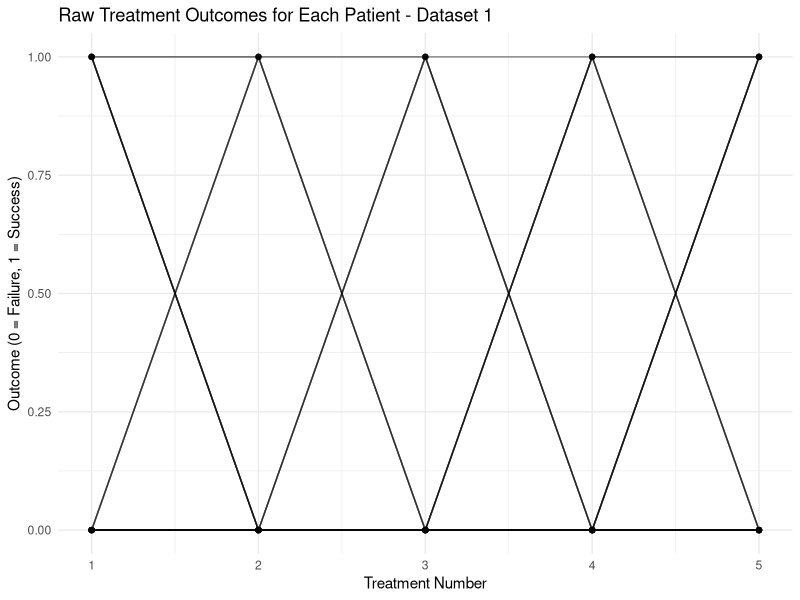
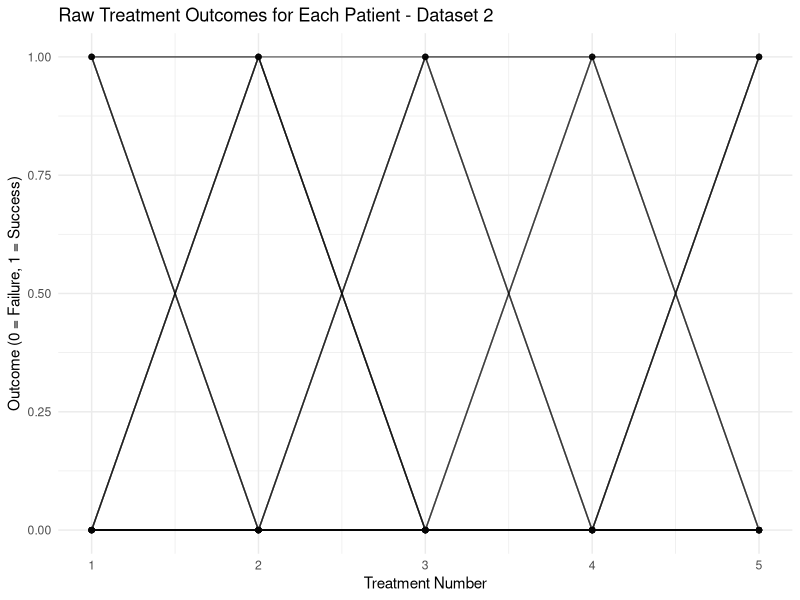
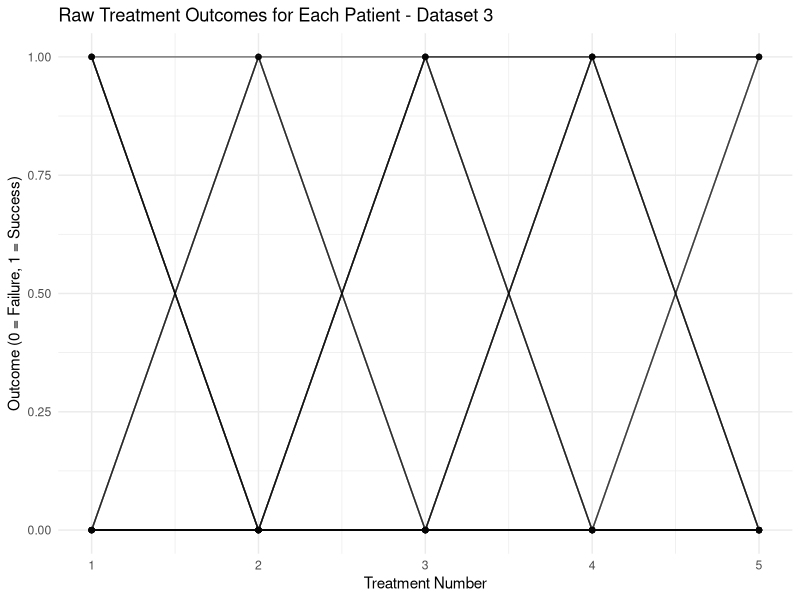
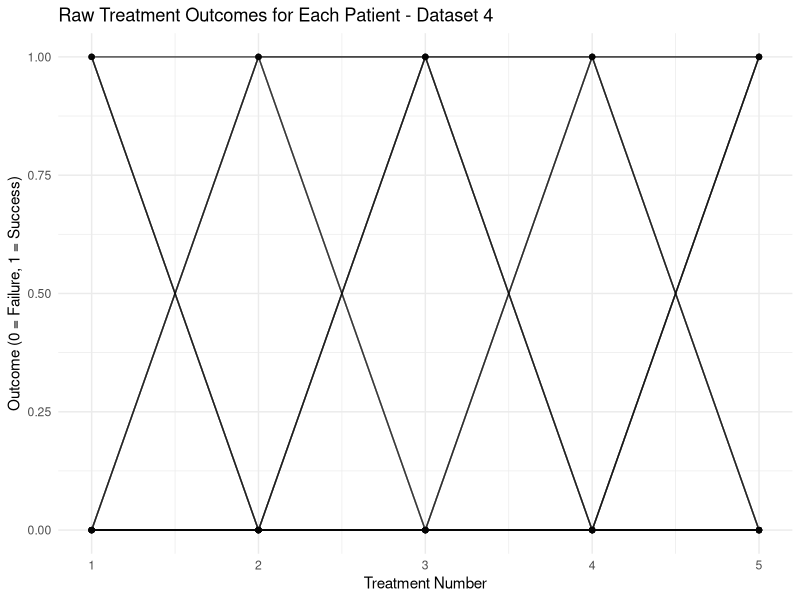
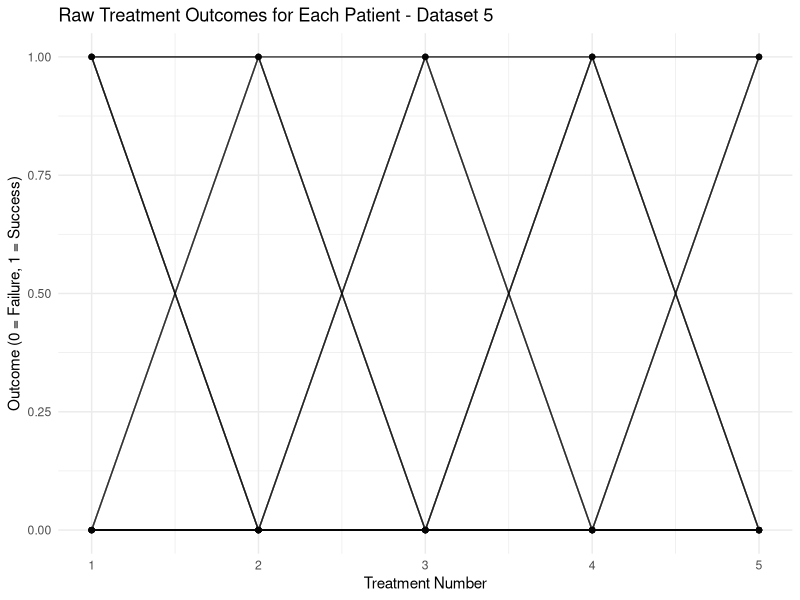
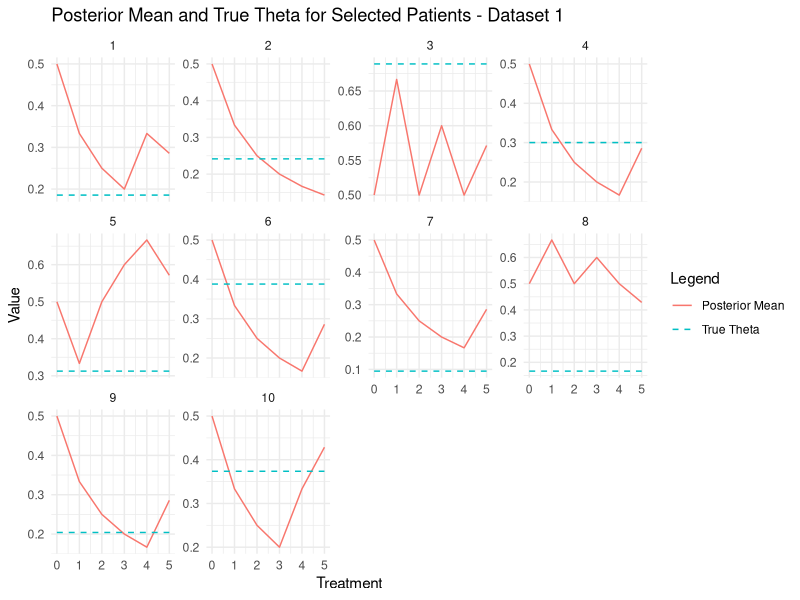
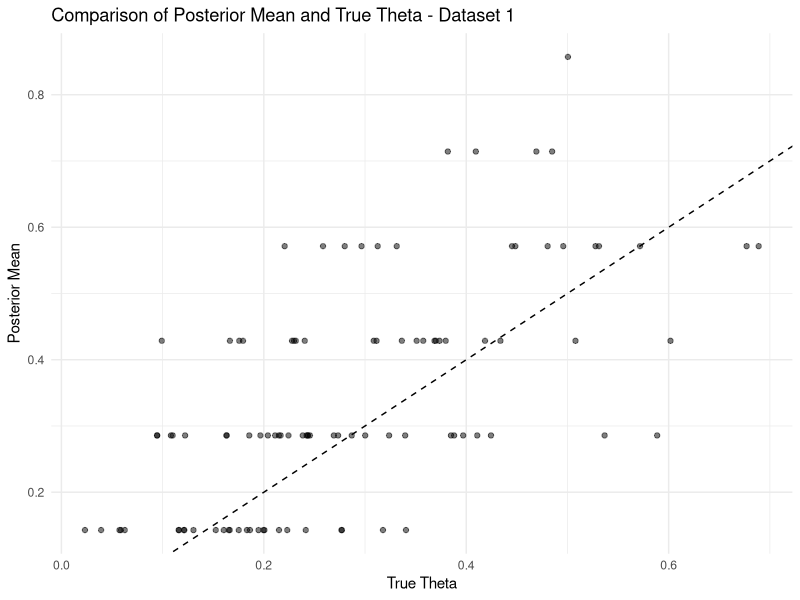
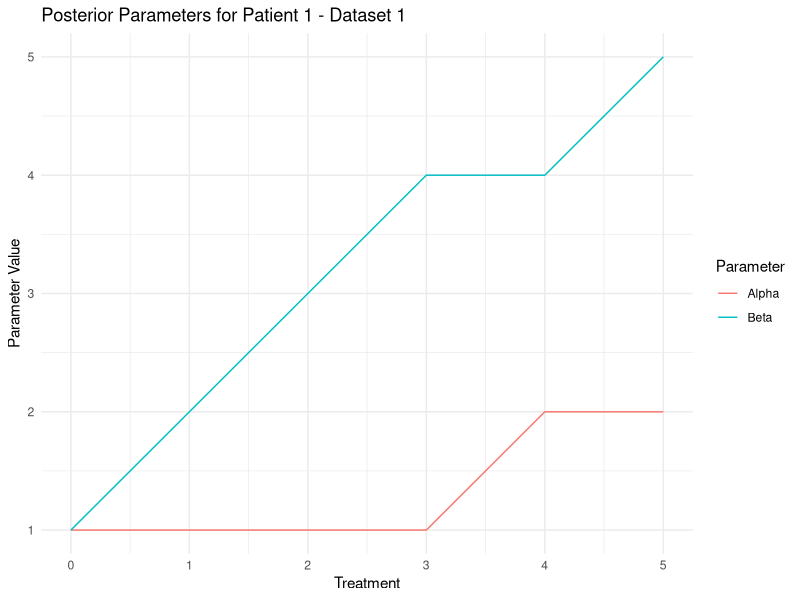

R code for these plots, in order:
# Load necessary libraries
library(MCMCpack)  # For Beta distribution functions
library(ggplot2)   # For plotting
library(dplyr)     # For data manipulation
library(tidyr)     # For data reshaping

# Create directories for saving plots if they don't exist
if (!dir.exists("plots")) {
  dir.create("plots")
}

# Function to save plot
save_plot <- function(plot, filename) {
  ggsave(filename = filename, plot = plot, path = "plots", width = 8, height = 6)
}

# Simulate multiple datasets
set.seed(123)
n_datasets <- 5
datasets <- list()

for (i in 1:n_datasets) {
  n_patients <- 100
  n_treatments <- 5
  true_theta <- rbeta(n_patients, 2, 5)  # True success probabilities for each patient

  simulate_treatment_outcomes <- function(theta, n_treatments) {
    rbinom(n_treatments, 1, theta)
  }

  treatment_outcomes <- t(sapply(true_theta, simulate_treatment_outcomes, n_treatments = n_treatments))

  df_outcomes <- as.data.frame(treatment_outcomes)
  df_outcomes$Patient <- 1:n_patients
  df_outcomes <- gather(df_outcomes, key = "Treatment", value = "Outcome", -Patient)
  df_outcomes$Treatment <- as.numeric(gsub("V", "", df_outcomes$Treatment))
  df_outcomes$True_Theta <- rep(true_theta, each = n_treatments)

  datasets[[i]] <- df_outcomes
}

# Plot raw data for all datasets
for (i in 1:n_datasets) {
  df_outcomes <- datasets[[i]]
  p <- ggplot(df_outcomes, aes(x = Treatment, y = Outcome, group = Patient)) +
    geom_line(alpha = 0.1) +
    geom_point(alpha = 0.1) +
    labs(title = paste("Raw Treatment Outcomes for Each Patient - Dataset", i),
         x = "Treatment Number",
         y = "Outcome (0 = Failure, 1 = Success)") +
    theme_minimal()

  save_plot(p, paste("raw_data_dataset_", i, ".png", sep = ""))
}

# Bayesian updating and plotting for each dataset
for (i in 1:n_datasets) {
  df_outcomes <- datasets[[i]]

  # Initialize prior parameters for Beta distribution
  alpha_0 <- 1
  beta_0 <- 1

  # Bayesian updating function
  bayesian_update <- function(prior_alpha, prior_beta, outcome) {
    if (outcome == 1) {
      prior_alpha <- prior_alpha + 1
    } else {
      prior_beta <- prior_beta + 1
    }
    return(c(prior_alpha, prior_beta))
  }

  # Store the updated parameters
  n_patients <- length(unique(df_outcomes$Patient))
  n_treatments <- length(unique(df_outcomes$Treatment))

  alpha_post <- matrix(NA, nrow = n_patients, ncol = n_treatments + 1)
  beta_post <- matrix(NA, nrow = n_patients, ncol = n_treatments + 1)
  alpha_post[, 1] <- alpha_0
  beta_post[, 1] <- beta_0

  # Sequential treatment and Bayesian updating
  for (p in 1:n_patients) {
    for (t in 1:n_treatments) {
      outcome <- df_outcomes %>% filter(Patient == p & Treatment == t) %>% select(Outcome) %>% as.numeric()
      alpha_beta <- bayesian_update(alpha_post[p, t], beta_post[p, t], outcome)
      alpha_post[p, t + 1] <- alpha_beta[1]
      beta_post[p, t + 1] <- alpha_beta[2]
    }
  }

  # Create a data frame for posterior parameters
  df_posterior <- data.frame(
    Patient = rep(1:n_patients, each = n_treatments + 1),
    Treatment = rep(0:n_treatments, times = n_patients),
    Alpha = as.vector(t(alpha_post)),
    Beta = as.vector(t(beta_post)),
    True_Theta = rep(unique(df_outcomes$True_Theta), each = n_treatments + 1)
  )

  # Calculate the posterior mean (expected success probability)
  df_posterior <- df_posterior %>%
    mutate(Posterior_Mean = Alpha / (Alpha + Beta))

  # Plotting the posterior mean and true theta for the first few patients
  patients_to_plot <- 1:10
  df_subset <- df_posterior %>% filter(Patient %in% patients_to_plot)

  p <- ggplot(df_subset, aes(x = Treatment)) +
    geom_line(aes(y = Posterior_Mean, color = "Posterior Mean")) +
    geom_line(aes(y = True_Theta, color = "True Theta"), linetype = "dashed") +
    facet_wrap(~ Patient, scales = "free_y") +
    labs(title = paste("Posterior Mean and True Theta for Selected Patients - Dataset", i),
         y = "Value",
         color = "Legend") +
    theme_minimal()

  save_plot(p, paste("posterior_true_theta_dataset_", i, ".png", sep = ""))

  # Plot overall distribution of posterior means vs true theta for the last treatment
  df_final <- df_posterior %>% filter(Treatment == n_treatments)

  p <- ggplot(df_final, aes(x = True_Theta, y = Posterior_Mean)) +
    geom_point(alpha = 0.5) +
    geom_abline(slope = 1, intercept = 0, linetype = "dashed") +
    labs(title = paste("Comparison of Posterior Mean and True Theta - Dataset", i),
         x = "True Theta",
         y = "Posterior Mean") +
    theme_minimal()

  save_plot(p, paste("posterior_vs_true_theta_dataset_", i, ".png", sep = ""))

  # Create a summary table for the first few patients
  summary_table <- df_posterior %>%
    filter(Patient %in% patients_to_plot, Treatment == n_treatments) %>%
    select(Patient, Alpha, Beta, True_Theta, Posterior_Mean)

  write.csv(summary_table, file = paste("summary_table_dataset_", i, ".csv", sep = ""), row.names = FALSE)

  # Plotting the results for the first patient
  patient_id <- 1
  df_patient <- df_posterior %>% filter(Patient == patient_id)

  p <- ggplot(df_patient, aes(x = Treatment)) +
    geom_line(aes(y = Alpha, color = "Alpha")) +
    geom_line(aes(y = Beta, color = "Beta")) +
    labs(title = paste("Posterior Parameters for Patient", patient_id, "- Dataset", i),
         y = "Parameter Value",
         color = "Parameter") +
    theme_minimal()

  save_plot(p, paste("posterior_parameters_patient_", patient_id, "_dataset_", i, ".png", sep = ""))

  # Calculate the posterior mean (expected success probability) for the first patient
  posterior_mean <- df_patient$Posterior_Mean
  print(posterior_mean)

  # Decision-making: Select the treatment with the highest expected success probability for the next patient
  # Expected success probability after each treatment
  expected_success <- numeric(n_treatments)
  for (t in 1:n_treatments) {
    expected_success[t] <- alpha_post[patient_id, t] / (alpha_post[patient_id, t] + beta_post[patient_id, t])
  }

  print(expected_success)

  # The treatment with the highest expected success probability
  best_treatment <- which.max(expected_success)
  print(best_treatment)
}
